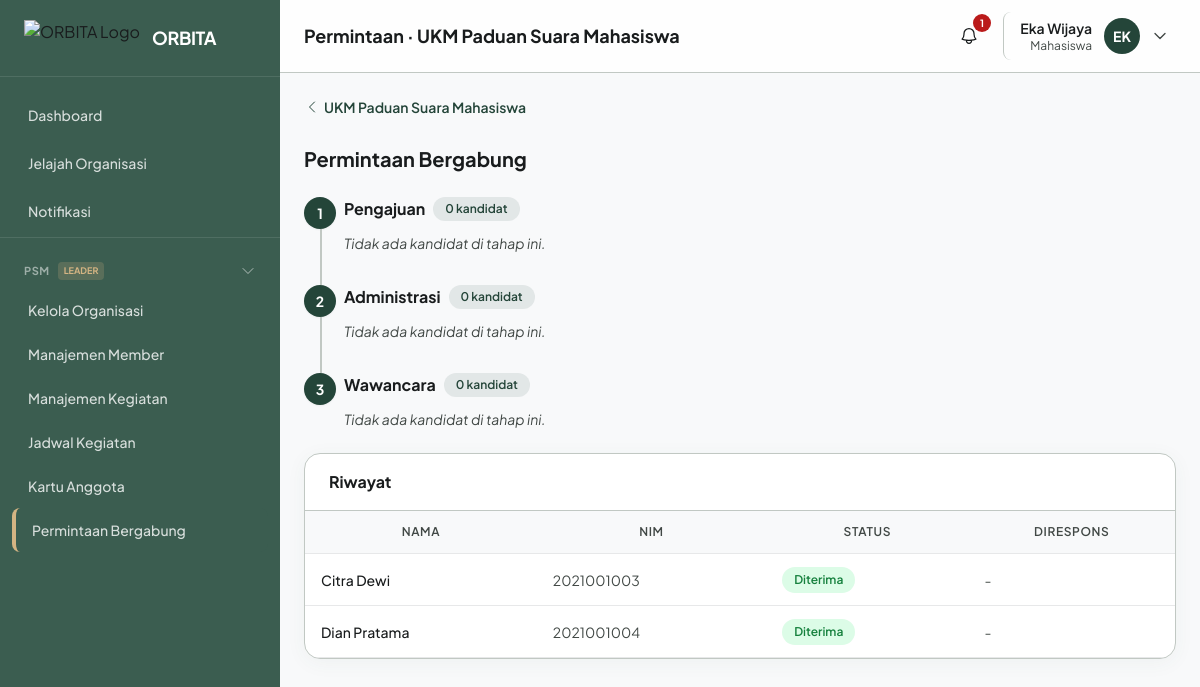
The page /organisasi/2/permintaan (signed in) on the database its author committed.
### tables this page shows
CREATE TABLE user_organisasi (
    id INT AUTO_INCREMENT PRIMARY KEY,
    user_id INT NOT NULL,
    organisasi_id INT NOT NULL,
    role ENUM('leader', 'staff', 'member') DEFAULT 'member',
    status ENUM('aktif', 'nonaktif', 'alumni') DEFAULT 'aktif',
    created_at DATETIME DEFAULT CURRENT_TIMESTAMP,
    FOREIGN KEY (user_id) REFERENCES users(id) ON DELETE CASCADE,
    FOREIGN KEY (organisasi_id) REFERENCES organisasi(id) ON DELETE CASCADE,
    UNIQUE KEY unique_user_org (user_id, organisasi_id)
);

CREATE TABLE organisasi (
    id INT AUTO_INCREMENT PRIMARY KEY,
    nama VARCHAR(150) NOT NULL,
    singkatan VARCHAR(20),
    deskripsi TEXT,
    visi TEXT,
    misi TEXT,
    logo VARCHAR(255),
    ketua_id INT DEFAULT NULL,
    status ENUM('aktif', 'nonaktif') DEFAULT 'aktif',
    deleted_at DATETIME DEFAULT NULL,
    created_at DATETIME DEFAULT CURRENT_TIMESTAMP,
    updated_at DATETIME DEFAULT CURRENT_TIMESTAMP ON UPDATE CURRENT_TIMESTAMP,
    FOREIGN KEY (ketua_id) REFERENCES users(id) ON DELETE SET NULL
);

CREATE TABLE permintaan_bergabung (
    id INT AUTO_INCREMENT PRIMARY KEY,
    user_id INT NOT NULL,
    organisasi_id INT NOT NULL,
    motivasi TEXT,
    cv_link VARCHAR(255),
    status ENUM('menunggu', 'administrasi', 'wawancara', 'diterima', 'ditolak') DEFAULT 'menunggu',
    responded_at DATETIME DEFAULT NULL,
    responded_by INT DEFAULT NULL,
    created_at DATETIME DEFAULT CURRENT_TIMESTAMP,
    updated_at DATETIME DEFAULT CURRENT_TIMESTAMP ON UPDATE CURRENT_TIMESTAMP,
    FOREIGN KEY (user_id) REFERENCES users(id) ON DELETE CASCADE,
    FOREIGN KEY (organisasi_id) REFERENCES organisasi(id) ON DELETE CASCADE,
    FOREIGN KEY (responded_by) REFERENCES users(id) ON DELETE SET NULL
);

CREATE TABLE users (
    id INT AUTO_INCREMENT PRIMARY KEY,
    nama VARCHAR(100) NOT NULL,
    email VARCHAR(100) NOT NULL UNIQUE,
    nim VARCHAR(20) NOT NULL UNIQUE,
    password VARCHAR(255) NOT NULL,
    role_id INT NOT NULL DEFAULT 3,
    no_hp VARCHAR(20),
    jurusan VARCHAR(100),
    angkatan VARCHAR(4),
    foto_profile VARCHAR(255) DEFAULT NULL,
    status ENUM('aktif', 'nonaktif', 'menunggu') DEFAULT 'aktif',
    reset_token VARCHAR(64) DEFAULT NULL,
    reset_expires DATETIME DEFAULT NULL,
    deleted_at DATETIME DEFAULT NULL,
    created_at DATETIME DEFAULT CURRENT_TIMESTAMP,
    updated_at DATETIME DEFAULT CURRENT_TIMESTAMP ON UPDATE CURRENT_TIMESTAMP,
    FOREIGN KEY (role_id) REFERENCES roles(id) ON DELETE CASCADE
);

### pages/organisasi/requests.php (the view, shortened to what the rows shown need)
<?php
require_once __DIR__ . '/../../includes/functions.php';
$pdo = db();
$org_id = (int) ($_GET['org_id'] ?? 0);
$org = $pdo->prepare("SELECT * FROM organisasi WHERE id=? AND deleted_at IS NULL LIMIT 1");
$org->execute([$org_id]); $org = $org->fetch();
$page_title = 'Permintaan · ' . $org['nama'];
$current_page = 'org_permintaan';
$current_org_id = $org_id;
$select = "SELECT pb.*, u.nama, u.nim, u.jurusan FROM permintaan_bergabung pb JOIN users u ON pb.user_id=u.id WHERE pb.organisasi_id=?";
$menunggu = $pdo->prepare($select . " AND pb.status='menunggu' ORDER BY pb.created_at ASC");
$menunggu->execute([$org_id]); $menunggu = $menunggu->fetchAll();
$administrasi = $pdo->prepare($select . " AND pb.status='administrasi' ORDER BY pb.responded_at DESC");
$administrasi->execute([$org_id]); $administrasi = $administrasi->fetchAll();
$wawancara = $pdo->prepare($select . " AND pb.status='wawancara' ORDER BY pb.responded_at DESC");
$wawancara->execute([$org_id]); $wawancara = $wawancara->fetchAll();
$history = $pdo->prepare("SELECT pb.*, u.nama, u.nim FROM permintaan_bergabung pb JOIN users u ON pb.user_id=u.id WHERE pb.organisasi_id=? AND pb.status IN ('diterima','ditolak') ORDER BY pb.responded_at DESC LIMIT 20");
$history->execute([$org_id]); $history = $history->fetchAll();
function badgeClass(string $status): string {
    return match ($status) {
        'diterima' => 'bg-green-100 text-green-700',
        'ditolak' => 'bg-red-100 text-red-700',
        default => 'bg-yellow-100 text-yellow-700',
    };
}
    ?>
<?php require __DIR__ . '/../../components/head.php'; ?>
<?php require __DIR__ . '/../../components/sidebar.php'; ?>
<?php require __DIR__ . '/../../components/navbar.php'; ?>
<main class="p-6 lg:ml-[280px]">
    <div class="max-w-5xl mx-auto space-y-6">
        <a href="<?= url('organisasi/' . $org_id) ?>" class="inline-flex items-center gap-1 text-sm text-primary font-semibold hover:underline">
            <svg class="w-4 h-4" fill="none" stroke="currentColor" stroke-width="1.5" viewBox="0 0 24 24"><path stroke-linecap="round" stroke-linejoin="round" d="M15.75 19.5L8.25 12l7.5-7.5"/></svg>
            <?= e($org['nama']) ?>
        </a>
        <h2 class="text-xl font-bold text-on-surface">Permintaan Bergabung</h2>
        <?php
        $stepDefinitions = [
            ['num' => 1, 'status' => 'menunggu', 'title' => 'Pengajuan', 'data' => $menunggu, 'action' => 'administrasi', 'btn' => 'Administrasi'],
            ['num' => 2, 'status' => 'administrasi', 'title' => 'Administrasi', 'data' => $administrasi, 'action' => 'interview', 'btn' => 'Wawancara'],
            ['num' => 3, 'status' => 'wawancara', 'title' => 'Wawancara', 'data' => $wawancara, 'action' => 'approve', 'btn' => 'Terima'],
        ];
        ?>
        <div class="space-y-8 relative">
            <?php foreach ($stepDefinitions as $step): ?>
            <div class="relative pl-10">
            </div>
            <?php endforeach; ?>
        </div>
        <div class="bg-white rounded-2xl border border-outline-variant shadow-card overflow-hidden">
            <div class="px-6 py-4 border-b border-outline-variant"><h3 class="font-bold text-on-surface">Riwayat</h3></div>
            <div class="overflow-x-auto">
                <table class="w-full data-table">
                    <thead><tr><th>Nama</th><th>NIM</th><th>Status</th><th>Direspons</th></tr></thead>
                    <tbody>
                        <?php foreach ($history as $h): ?>
                        <tr>
                            <td class="text-sm font-medium text-on-surface"><?= e($h['nama']) ?></td>
                            <td class="text-sm text-on-surface-variant"><?= e($h['nim']) ?></td>
                            <td><span class="badge <?= badgeClass($h['status']) ?>"><?= ucfirst($h['status']) ?></span></td>
                            <td class="text-sm text-on-surface-variant"><?= $h['responded_at'] ? e(date('d M Y H:i', strtotime($h['responded_at']))) : '-' ?></td>
                        </tr>
                        <?php endforeach; ?>
                    </tbody>
                </table>
            </div>
        </div>
    </div>
</main>
<?php require __DIR__ . '/../../components/footer.php'; ?>

### components/sidebar.php (shortened to what the rows shown need)
<?php
$role = $_SESSION['role'] ?? '';
$current = $current_page ?? '';
$current_org_id = (int) ($current_org_id ?? ($_GET['org_id'] ?? 0));
function makeMenu(array $items): string {
    $html = '';
    foreach ($items as $item) {
        $isActive = (!empty($item['active'])) ? 'sidebar-active' : 'hover:bg-white/10';
        $html .= '<a href="' . $item['url'] . '" class="flex items-center gap-3 px-4 py-3 mx-3 rounded-lg text-white/80 transition-colors ' . $isActive . '">';
        $html .= $item['icon'];
        $html .= '<span class="text-sm font-medium">' . e($item['label']) . '</span></a>';
    }
    return $html;
}
$menus = [];
$org_groups = [];
if ($role === 'Super Admin') {
    $menus = [
        ['page'=>'dashboard','label'=>'Dashboard','url'=>url('dashboard'),'icon'=>$icn['dashboard'],'active'=>$current==='dashboard'],
        ['page'=>'organisasi','label'=>'Kelola Organisasi','url'=>url('organisasi'),'icon'=>$icn['org'],'active'=>$current==='organisasi'],
        ['page'=>'pengguna','label'=>'Kelola Pengguna','url'=>url('pengguna'),'icon'=>$icn['users'],'active'=>$current==='pengguna'],
        ['page'=>'pengumuman','label'=>'Pengumuman','url'=>url('pengumuman'),'icon'=>$icn['announce'],'active'=>$current==='pengumuman'],
        ['page'=>'laporan','label'=>'Laporan','url'=>url('laporan'),'icon'=>$icn['report'],'active'=>$current==='laporan'],
        ['page'=>'log','label'=>'Log Aktivitas','url'=>url('log'),'icon'=>$icn['inbox'],'active'=>$current==='log'],
    ];
} else {
    $menus = [
        ['page'=>'dashboard','label'=>'Dashboard','url'=>url('dashboard'),'icon'=>$icn['dashboard'],'active'=>$current==='dashboard'],
        ['page'=>'organisasi','label'=>'Jelajah Organisasi','url'=>url('organisasi'),'icon'=>$icn['org'],'active'=>$current==='organisasi'],
        ['page'=>'notifikasi','label'=>'Notifikasi','url'=>url('notifikasi'),'icon'=>$icn['bell'],'active'=>$current==='notifikasi'],
    ];
    foreach (my_organisasi((int)($_SESSION['user_id'] ?? 0)) as $o) {
        $oid = (int) $o['id'];
        $r = $o['my_role'];
        $items = [];
        if ($r === 'leader') {
            $items[] = ['label'=>'Kelola Organisasi','url'=>url('organisasi/'.$oid),'icon'=>$icn['org'],'active'=>$current==='org_detail' && $current_org_id===$oid];
        } else {
            $items[] = ['label'=>'Detail Organisasi','url'=>url('organisasi/'.$oid),'icon'=>$icn['org'],'active'=>$current==='org_detail' && $current_org_id===$oid];
        }
        $items[] = ['label'=>($r==='member'?'Lihat Member':'Manajemen Member'),'url'=>url('organisasi/'.$oid.'/member'),'icon'=>$icn['member'],'active'=>$current==='org_member' && $current_org_id===$oid];
        $items[] = ['label'=>($r==='member'?'Lihat Kegiatan':'Manajemen Kegiatan'),'url'=>url('organisasi/'.$oid.'/kegiatan'),'icon'=>$icn['kegiatan'],'active'=>$current==='org_kegiatan' && $current_org_id===$oid];
        $items[] = ['label'=>'Jadwal Kegiatan','url'=>url('organisasi/'.$oid.'/jadwal'),'icon'=>$icn['calendar'],'active'=>$current==='org_jadwal' && $current_org_id===$oid];
        $items[] = ['label'=>'Kartu Anggota','url'=>url('organisasi/'.$oid.'/kartu'),'icon'=>$icn['card'],'active'=>$current==='org_kartu' && $current_org_id===$oid];
        if (in_array($r, ['leader','staff'], true)) {
            $items[] = ['label'=>'Permintaan Bergabung','url'=>url('organisasi/'.$oid.'/permintaan'),'icon'=>$icn['inbox'],'active'=>$current==='org_permintaan' && $current_org_id===$oid];
        }
        $org_groups[] = ['id'=>$oid, 'name'=>$o['singkatan'] ?: $o['nama'], 'role'=>$r, 'items'=>$items];
    }
}
?>
<aside id="sidebar" class="fixed top-0 left-0 z-40 w-[280px] h-screen transition-transform -translate-x-full lg:translate-x-0 bg-primary-light">
    <div class="h-full flex flex-col">
        <nav class="flex-1 overflow-y-auto py-4 space-y-1">
            <?= makeMenu($menus) ?>
            <?php foreach ($org_groups as $group): ?>
            <?php $oid = (int) $group['id']; ?>
            <?php $isActiveGroup = false; foreach ($group['items'] as $item) { if (!empty($item['active'])) { $isActiveGroup = true; break; } } ?>
            <?php $collapsedClass = $isActiveGroup ? '' : 'collapsed'; ?>
            <div class="pt-4 mt-2 border-t border-white/10">
                <button type="button" onclick="toggleOrgSection(<?= $oid ?>)" class="w-full flex items-center justify-between px-6 py-2 text-white/80 hover:bg-white/10 transition-colors">
                    <div class="flex items-center gap-2">
                        <span class="text-[11px] font-bold uppercase tracking-wider text-white/50 truncate"><?= e($group['name']) ?></span>
                        <span class="text-[9px] font-bold uppercase px-1.5 py-0.5 rounded bg-accent/20 text-accent"><?= e(org_role_label($group['role'])) ?></span>
                    </div>
                    <svg id="org-chevron-<?= $oid ?>" class="org-section-chevron w-4 h-4 text-white/60 <?= $collapsedClass ?>" fill="none" stroke="currentColor" stroke-width="1.5" viewBox="0 0 24 24"><path stroke-linecap="round" stroke-linejoin="round" d="M19.5 8.25l-7.5 7.5-7.5-7.5"/></svg>
                </button>
                <div id="org-section-<?= $oid ?>" class="org-section-content <?= $collapsedClass ?>">
                    <div>
                        <?= makeMenu($group['items']) ?>
                    </div>
                </div>
            </div>
            <?php endforeach; ?>
        </nav>
    </div>
</aside>

### components/navbar.php (shortened to what the rows shown need)
<header class="sticky top-0 z-20 bg-white/80 backdrop-blur border-b border-outline-variant">
    <div class="flex items-center justify-between px-6 py-3 lg:ml-[280px]">
        <div class="flex items-center gap-3">
            <h1 class="text-lg font-bold text-on-surface"><?= e($page_title ?? 'Dashboard') ?></h1>
        </div>
    </div>
</header>

### rows shown on the page
user_organisasi: organisasi.singkatan "PSM", role "LEADER", label "Kelola Organisasi", label "Manajemen Member", label "Manajemen Kegiatan", label "Jadwal Kegiatan", label "Kartu Anggota", label "Permintaan Bergabung"
organisasi: nama "Permintaan · UKM Paduan Suara Mahasiswa", nama "UKM Paduan Suara Mahasiswa"
permintaan_bergabung: user.nama "Citra Dewi", user.nim "2021001003", status "Diterima"
permintaan_bergabung: user.nama "Dian Pratama", user.nim "2021001004", status "Diterima"

### other values the page prints
$item['label'] "Dashboard"
$item['label'] "Jelajah Organisasi"
$item['label'] "Notifikasi"
min($unread_count, 99) "1"
$_SESSION['nama'] "Eka Wijaya"
$_SESSION['role'] "Mahasiswa"
substr($_SESSION['nama'] ?? 'U', 0, 2) "EK"
$step['num'] "1"
$step['title'] "Pengajuan"
count($step['data']) "0"
$step['num'] "2"
$step['title'] "Administrasi"
$step['num'] "3"
$step['title'] "Wawancara"
